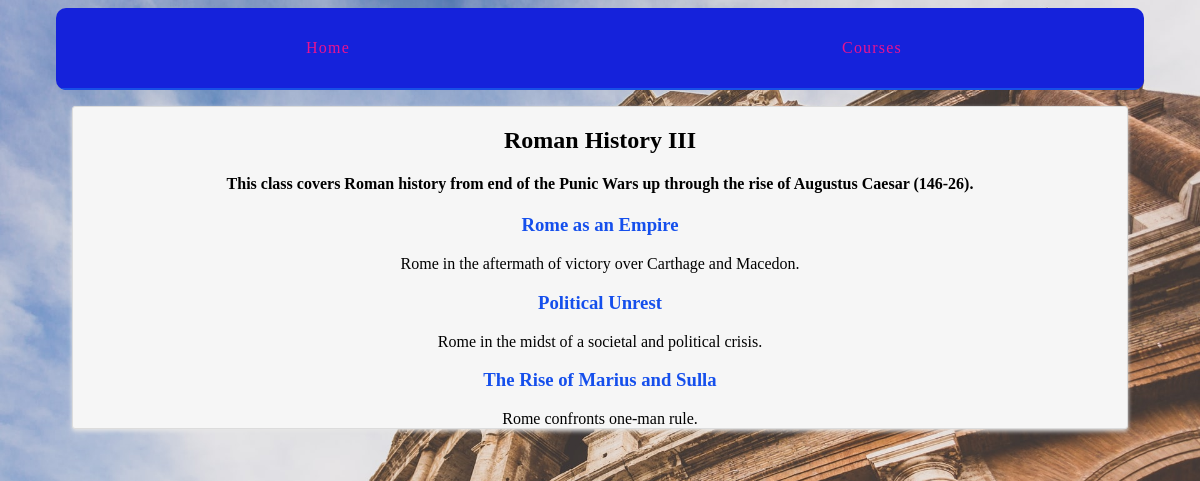
The page /courses/1/ on the database its author committed.
### courses/models.py (models this page shows, shortened)
class Course(models.Model):
    created_at = models.DateTimeField(auto_now_add=True)
    title = models.CharField(max_length=255)
    description = models.TextField()

class Step(models.Model):
    title = models.CharField(max_length=255)
    description = models.TextField()
    content = models.TextField(blank=True, default="")
    order = models.IntegerField(default=0)
    course = models.ForeignKey('Course', on_delete=models.CASCADE,)
    class Meta:
        ordering = ['order',]

### courses/views.py (the view)
# urls.py: path("<int:pk>/", views.course_detail, name='detail'),
def course_detail(request, pk):
    course = get_object_or_404(Course, pk=pk)
    return render(request, 'courses/course_detail.html', {'course': course})

### courses/templates/courses/course_detail.html
{% extends "layout.html" %} {% block title %} {{ course.title }} {% endblock %}
{% block content%}
<article class="card">
  <h2 class="welcome">{{ course.title }}</h2>
  <h4 class="welcome">{{ course.description }}</h4>
  <section class="welcome">
    {% for step in course.step_set.all%}
    <h3>
      <a
        href="{% url 'courses:step' course_pk=step.course.pk step_pk=step.pk %}"
        >{{ step.title }}</a
      >
    </h3>
    {{ step.description }} {% endfor %}
  </section>
</article>
{% endblock %}

### assets/css/layout.css (style rules this page uses)
html { box-sizing: border-box; background: url(rome.jpg) no-repeat center center fixed; -webkit-background-size: cover; -moz-background-size: cover; -o-background-size: cover; background-size: cover; }
.welcome { text-align: center; }
*, *::after, *::before { box-sizing: inherit; }
.card { -webkit-flex-basis: 15em; -moz-flex-basis: 15em; flex-basis: 15em; -ms-flex-preferred-size: 15em; -webkit-flex-grow: 1; -moz-flex-grow: 1; flex-grow: 1; -ms-flex-positive: 1; -webkit-transition: all 0.2s ease-in-out; -moz-transition: all 0.2s ease-in-out; transition: all 0.2s ease-in-out; background-color: #f6f6f6; border-radius: 3px; border: 1px solid gainsboro; box-shadow: 0 2px 4px #e6e6e6; margin: 0 1em 1.5em 1em; position: relative; }
article h2 a, article h3 a { color: #154fec; text-decoration: none; }

### rows shown on the page
Course: title "Roman History III", description "This class covers Roman history from end of the Punic Wars up through the rise of Augustus Caesar (146-26)."
Step: title "Rome as an Empire", description "Rome in the aftermath of victory over Carthage and Macedon."
Step: title "Political Unrest", description "Rome in the midst of a societal and political crisis."
Step: title "The Rise of Marius and Sulla", description "Rome confronts one-man rule."
